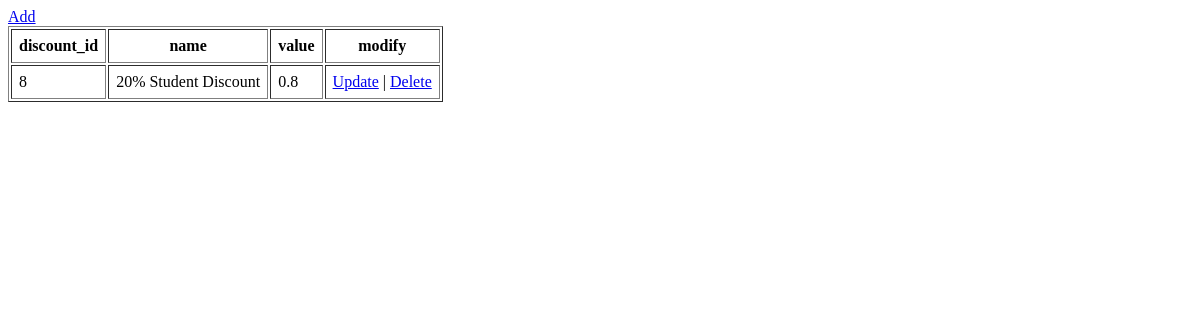
The app's page /admin_side/discount.php (signed in), older data.
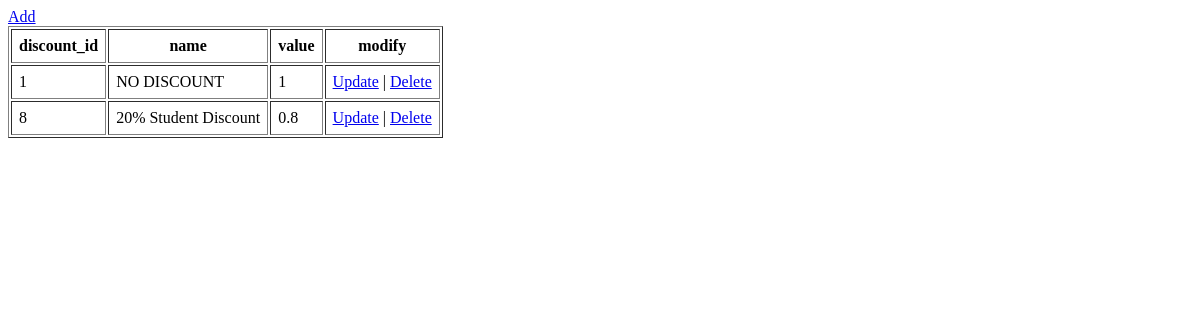
The same page, newer data.
### tables this page shows
CREATE TABLE `discount` (
  `discount_id` int(11) NOT NULL,
  `name` varchar(255) DEFAULT NULL,
  `value` float NOT NULL
);

### admin_side/discount.php (the view, shortened to what this page needs)
<!DOCTYPE html>
<html lang="en">
<head>
</head>
<body>
<a href='discount_add.php?id=$discount_id'>Add</a>
<table border='1' cellpadding='7'>
    <tr>
    <th>discount_id</th>
    <th>name</th>
    <th>value</th>
    <th>modify</th>
    </tr>
    <?php
    require_once "..\include\connect\dbcon.php";
    $sql = "SELECT * FROM discount";
    $stmt = $pdoConnect->prepare($sql);
    $stmt->execute();
    while ($row = $stmt->fetch(PDO::FETCH_ASSOC)) {
        extract($row);
        echo "<tr>";
        echo "<td>" . $discount_id . "</td>";
        echo "<td>" . $name . "</td>";
        echo "<td>" . $value . "</td>";
        echo "<td><a href='discount_update.php?id=$discount_id'>Update</a> | <a href='discount_delete.php?id=$discount_id'>Delete</a></td>";
        echo "</tr>";
    }
    echo '</table>';
?>
</body>
</html>

Row changes from the older to the newer data that the page shows:
added discount: discount_id "1", name "NO DISCOUNT", value "1"
